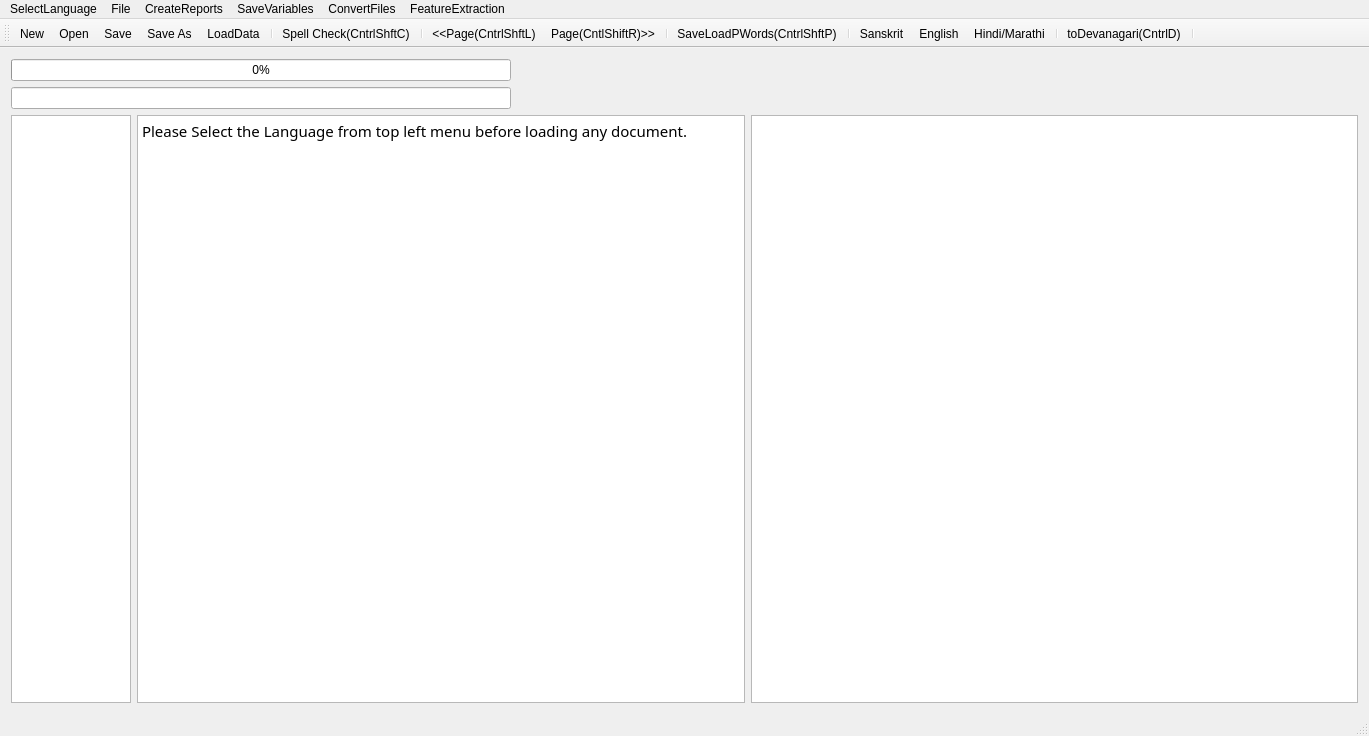
<?xml version="1.0" encoding="UTF-8"?>
<ui version="4.0">
 <class>MainWindow</class>
 <widget class="QMainWindow" name="MainWindow">
  <property name="geometry">
   <rect>
    <x>0</x>
    <y>0</y>
    <width>1369</width>
    <height>736</height>
   </rect>
  </property>
  <property name="mouseTracking">
   <bool>true</bool>
  </property>
  <property name="windowTitle">
   <string>MainWindow</string>
  </property>
  <widget class="QWidget" name="centralWidget">
   <layout class="QVBoxLayout" name="verticalLayout">
    <item>
     <widget class="QProgressBar" name="progressBar">
      <property name="maximumSize">
       <size>
        <width>500</width>
        <height>16777215</height>
       </size>
      </property>
      <property name="value">
       <number>0</number>
      </property>
      <property name="alignment">
       <set>Qt::AlignRight|Qt::AlignTrailing|Qt::AlignVCenter</set>
      </property>
     </widget>
    </item>
    <item>
     <widget class="QLineEdit" name="lineEdit">
      <property name="maximumSize">
       <size>
        <width>500</width>
        <height>16777215</height>
       </size>
      </property>
     </widget>
    </item>
    <item>
     <layout class="QHBoxLayout" name="horizontalLayout">
      <item>
       <widget class="QTextEdit" name="textEdit">
        <property name="maximumSize">
         <size>
          <width>120</width>
          <height>16777215</height>
         </size>
        </property>
        <property name="font">
         <font>
          <family>FreeSans</family>
          <italic>true</italic>
         </font>
        </property>
        <property name="sizeAdjustPolicy">
         <enum>QAbstractScrollArea::AdjustToContents</enum>
        </property>
        <property name="readOnly">
         <bool>true</bool>
        </property>
       </widget>
      </item>
      <item>
       <widget class="QTextBrowser" name="textBrowser">
        <property name="font">
         <font>
          <family>Shobhika</family>
          <pointsize>16</pointsize>
          <italic>false</italic>
         </font>
        </property>
        <property name="mouseTracking">
         <bool>true</bool>
        </property>
        <property name="sizeAdjustPolicy">
         <enum>QAbstractScrollArea::AdjustToContents</enum>
        </property>
        <property name="undoRedoEnabled">
         <bool>true</bool>
        </property>
        <property name="readOnly">
         <bool>false</bool>
        </property>
        <property name="html">
         <string>&lt;!DOCTYPE HTML PUBLIC &quot;-//W3C//DTD HTML 4.0//EN&quot; &quot;http://www.w3.org/TR/REC-html40/strict.dtd&quot;&gt;
&lt;html&gt;&lt;head&gt;&lt;meta name=&quot;qrichtext&quot; content=&quot;1&quot; /&gt;&lt;meta charset=&quot;utf-8&quot; /&gt;&lt;style type=&quot;text/css&quot;&gt;
p, li { white-space: pre-wrap; }
&lt;/style&gt;&lt;/head&gt;&lt;body style=&quot; font-family:'Shobhika'; font-size:16pt; font-weight:400; font-style:normal;&quot;&gt;
&lt;p style=&quot; margin-top:0px; margin-bottom:0px; margin-left:0px; margin-right:0px; -qt-block-indent:0; text-indent:0px;&quot;&gt;&lt;span style=&quot; font-family:'Ubuntu'; font-size:11pt;&quot;&gt;Please Select the Language from top left menu before loading any document.&lt;/span&gt;&lt;/p&gt;&lt;/body&gt;&lt;/html&gt;</string>
        </property>
        <property name="acceptRichText">
         <bool>true</bool>
        </property>
        <property name="textInteractionFlags">
         <set>Qt::LinksAccessibleByKeyboard|Qt::LinksAccessibleByMouse|Qt::TextBrowserInteraction|Qt::TextEditable|Qt::TextEditorInteraction|Qt::TextSelectableByKeyboard|Qt::TextSelectableByMouse</set>
        </property>
       </widget>
      </item>
      <item>
       <widget class="QGraphicsView" name="graphicsView">
        <property name="sizeAdjustPolicy">
         <enum>QAbstractScrollArea::AdjustIgnored</enum>
        </property>
        <property name="alignment">
         <set>Qt::AlignCenter</set>
        </property>
        <property name="dragMode">
         <enum>QGraphicsView::ScrollHandDrag</enum>
        </property>
        <property name="transformationAnchor">
         <enum>QGraphicsView::AnchorViewCenter</enum>
        </property>
        <property name="resizeAnchor">
         <enum>QGraphicsView::AnchorViewCenter</enum>
        </property>
       </widget>
      </item>
     </layout>
    </item>
   </layout>
   <zorder>lineEdit</zorder>
   <zorder>progressBar</zorder>
  </widget>
  <widget class="QMenuBar" name="menuBar">
   <property name="geometry">
    <rect>
     <x>0</x>
     <y>0</y>
     <width>1369</width>
     <height>26</height>
    </rect>
   </property>
   <widget class="QMenu" name="menuOCR_Correction_Window">
    <property name="title">
     <string>File</string>
    </property>
    <addaction name="actionNew"/>
    <addaction name="actionOpen"/>
    <addaction name="actionSave"/>
    <addaction name="actionSave_As"/>
    <addaction name="actionSpell_Check"/>
    <addaction name="actionLoad_Next_Page"/>
    <addaction name="actionLoad_Prev_Page"/>
    <addaction name="separator"/>
    <addaction name="actionLoadGDocPage"/>
    <addaction name="actionToDevanagari"/>
    <addaction name="actionLoadData"/>
    <addaction name="actionLoadDict"/>
    <addaction name="actionLoadOCRWords"/>
    <addaction name="actionLoadDomain"/>
    <addaction name="actionLoadSubPS"/>
    <addaction name="actionLoadConfusions"/>
    <addaction name="actionSugg"/>
    <addaction name="actionToSlp1"/>
   </widget>
   <widget class="QMenu" name="menuCreateReports">
    <property name="title">
     <string>CreateReports</string>
    </property>
    <addaction name="actionCreateBest2OCR"/>
    <addaction name="actionCreateSuggestionLog"/>
    <addaction name="actionCreateSuggestionLogNearestPriority"/>
    <addaction name="actionErrorDetectionRep"/>
    <addaction name="actionErrorDetectWithoutAdaptation"/>
    <addaction name="actionErrorDetectionRepUniq"/>
   </widget>
   <widget class="QMenu" name="menuSaveVariables">
    <property name="title">
     <string>SaveVariables</string>
    </property>
    <addaction name="actionCPair"/>
    <addaction name="actionPrimarySecOCRPair"/>
    <addaction name="actionCPairIEROcrVsCorrect"/>
    <addaction name="actionCPairGEROcrVsCorrect"/>
   </widget>
   <widget class="QMenu" name="menuConvertFiles">
    <property name="title">
     <string>ConvertFiles</string>
    </property>
    <addaction name="actionToSlp1_2"/>
    <addaction name="actionToDev"/>
    <addaction name="actionExtractDev"/>
    <addaction name="actionEditDistRep"/>
    <addaction name="actionConfusionFreqHist"/>
    <addaction name="actionFilterOutGT50EditDisPairs"/>
   </widget>
   <widget class="QMenu" name="menuFeatureExtraction">
    <property name="title">
     <string>FeatureExtraction</string>
    </property>
    <addaction name="actionPrepareFeatures"/>
   </widget>
   <widget class="QMenu" name="menuSelectLanguage">
    <property name="title">
     <string>SelectLanguage</string>
    </property>
    <addaction name="actionSanskrit"/>
    <addaction name="actionHindi"/>
    <addaction name="actionEnglish"/>
   </widget>
   <addaction name="menuSelectLanguage"/>
   <addaction name="menuOCR_Correction_Window"/>
   <addaction name="menuCreateReports"/>
   <addaction name="menuSaveVariables"/>
   <addaction name="menuConvertFiles"/>
   <addaction name="menuFeatureExtraction"/>
  </widget>
  <widget class="QToolBar" name="mainToolBar">
   <attribute name="toolBarArea">
    <enum>TopToolBarArea</enum>
   </attribute>
   <attribute name="toolBarBreak">
    <bool>false</bool>
   </attribute>
   <addaction name="actionNew"/>
   <addaction name="actionOpen"/>
   <addaction name="actionSave"/>
   <addaction name="actionSave_As"/>
   <addaction name="actionLoadData"/>
   <addaction name="separator"/>
   <addaction name="actionSpell_Check"/>
   <addaction name="separator"/>
   <addaction name="actionLoad_Prev_Page"/>
   <addaction name="actionLoad_Next_Page"/>
   <addaction name="separator"/>
   <addaction name="actionLoadGDocPage"/>
   <addaction name="separator"/>
   <addaction name="actionSanskrit"/>
   <addaction name="actionEnglish"/>
   <addaction name="actionHindi"/>
   <addaction name="separator"/>
   <addaction name="actionToDevanagari"/>
   <addaction name="separator"/>
  </widget>
  <widget class="QStatusBar" name="statusBar"/>
  <action name="actionOpen">
   <property name="icon">
    <iconset resource="AppResources.qrc">
     <normaloff>:/Images/open.png</normaloff>:/Images/open.png</iconset>
   </property>
   <property name="text">
    <string>Open</string>
   </property>
   <property name="shortcut">
    <string>Ctrl+O</string>
   </property>
  </action>
  <action name="actionSave">
   <property name="icon">
    <iconset resource="AppResources.qrc">
     <normaloff>:/Images/save.png</normaloff>:/Images/save.png</iconset>
   </property>
   <property name="text">
    <string>Save</string>
   </property>
   <property name="shortcut">
    <string>Ctrl+S</string>
   </property>
  </action>
  <action name="actionSave_As">
   <property name="icon">
    <iconset resource="AppResources.qrc">
     <normaloff>:/Images/save-as.png</normaloff>:/Images/save-as.png</iconset>
   </property>
   <property name="text">
    <string>Save As</string>
   </property>
   <property name="shortcut">
    <string>Ctrl+Shift+S</string>
   </property>
  </action>
  <action name="actionNew">
   <property name="icon">
    <iconset resource="AppResources.qrc">
     <normaloff>:/Images/New.png</normaloff>:/Images/New.png</iconset>
   </property>
   <property name="text">
    <string>New</string>
   </property>
   <property name="shortcut">
    <string>Ctrl+N</string>
   </property>
  </action>
  <action name="actionSpell_Check">
   <property name="text">
    <string>Spell Check(CntrlShftC)</string>
   </property>
   <property name="shortcut">
    <string>Ctrl+Shift+C</string>
   </property>
  </action>
  <action name="actionLoad_Next_Page">
   <property name="text">
    <string>Page(CntlShiftR)&gt;&gt;</string>
   </property>
   <property name="toolTip">
    <string>Page(CntlShiftR)&gt;&gt;</string>
   </property>
   <property name="shortcut">
    <string>Ctrl+Shift+R</string>
   </property>
  </action>
  <action name="actionLoad_Prev_Page">
   <property name="text">
    <string>&lt;&lt;Page(CntrlShftL)</string>
   </property>
   <property name="toolTip">
    <string>&lt;&lt;Page(CntrlShftL)</string>
   </property>
   <property name="shortcut">
    <string>Ctrl+Shift+L</string>
   </property>
  </action>
  <action name="actionLoadGDocPage">
   <property name="text">
    <string>Save&amp;LoadPWords(CntrlShftP)</string>
   </property>
   <property name="shortcut">
    <string>Ctrl+Shift+P</string>
   </property>
  </action>
  <action name="actionToDevanagari">
   <property name="text">
    <string>toDevanagari(CntrlD)</string>
   </property>
   <property name="shortcut">
    <string>Ctrl+D</string>
   </property>
  </action>
  <action name="actionLoadData">
   <property name="text">
    <string>LoadData</string>
   </property>
  </action>
  <action name="actionLoadDict">
   <property name="text">
    <string>LoadDict</string>
   </property>
  </action>
  <action name="actionLoadOCRWords">
   <property name="text">
    <string>LoadOCRWords</string>
   </property>
  </action>
  <action name="actionLoadDomain">
   <property name="text">
    <string>LoadDomain</string>
   </property>
  </action>
  <action name="actionLoadSubPS">
   <property name="text">
    <string>LoadSubPS</string>
   </property>
  </action>
  <action name="actionLoadConfusions">
   <property name="text">
    <string>LoadConfusions</string>
   </property>
  </action>
  <action name="actionSugg">
   <property name="text">
    <string>sugg</string>
   </property>
   <property name="shortcut">
    <string>Menu</string>
   </property>
  </action>
  <action name="actionCreateBest2OCR">
   <property name="text">
    <string>CreateBest2OCR</string>
   </property>
  </action>
  <action name="actionToSlp1">
   <property name="text">
    <string>toSlp1</string>
   </property>
   <property name="shortcut">
    <string>Ctrl+G</string>
   </property>
  </action>
  <action name="actionCreateSuggestionLog">
   <property name="text">
    <string>CreateSuggestionLog</string>
   </property>
  </action>
  <action name="actionCreateSuggestionLogNearestPriority">
   <property name="text">
    <string>CreateSuggestionLogNearestPriority</string>
   </property>
  </action>
  <action name="actionErrorDetectionRep">
   <property name="text">
    <string>ErrorDetectionRep</string>
   </property>
  </action>
  <action name="actionErrorDetectWithoutAdaptation">
   <property name="text">
    <string>ErrorDetectWithoutAdaptation</string>
   </property>
  </action>
  <action name="actionCPair">
   <property name="text">
    <string>CPair</string>
   </property>
  </action>
  <action name="actionToSlp1_2">
   <property name="text">
    <string>toSlp1</string>
   </property>
  </action>
  <action name="actionToDev">
   <property name="text">
    <string>toDev</string>
   </property>
  </action>
  <action name="actionExtractDev">
   <property name="text">
    <string>ExtractDevWords</string>
   </property>
   <property name="toolTip">
    <string>ExtractDevWords</string>
   </property>
  </action>
  <action name="actionPrimarySecOCRPair">
   <property name="text">
    <string>PrimarySecOCRPairs</string>
   </property>
  </action>
  <action name="actionCPairIEROcrVsCorrect">
   <property name="text">
    <string>CPairIEROcrVsCorrect</string>
   </property>
  </action>
  <action name="actionEditDistRep">
   <property name="text">
    <string>EditDistRep</string>
   </property>
  </action>
  <action name="actionConfusionFreqHist">
   <property name="text">
    <string>ConfusionFreqHist</string>
   </property>
  </action>
  <action name="actionCPairGEROcrVsCorrect">
   <property name="text">
    <string>CPairGEROcrVsCorrect</string>
   </property>
  </action>
  <action name="actionFilterOutGT50EditDisPairs">
   <property name="text">
    <string>FilterOutGT50EditDisPairs</string>
   </property>
  </action>
  <action name="actionPrepareFeatures">
   <property name="text">
    <string>PrepareFeatures</string>
   </property>
  </action>
  <action name="actionErrorDetectionRepUniq">
   <property name="text">
    <string>ErrorSuggRepUniq</string>
   </property>
  </action>
  <action name="actionSanskrit">
   <property name="text">
    <string>Sanskrit</string>
   </property>
  </action>
  <action name="actionHindi">
   <property name="text">
    <string>Hindi/Marathi</string>
   </property>
  </action>
  <action name="actionEnglish">
   <property name="text">
    <string>English</string>
   </property>
   <property name="toolTip">
    <string>English</string>
   </property>
  </action>
  <action name="actionBold">
   <property name="text">
    <string>Bold</string>
   </property>
  </action>
  <action name="actionUn_Bold">
   <property name="text">
    <string>Un-Bold</string>
   </property>
  </action>
 </widget>
 <layoutdefault spacing="6" margin="11"/>
 <tabstops>
  <tabstop>textBrowser</tabstop>
  <tabstop>graphicsView</tabstop>
 </tabstops>
 <resources>
  <include location="AppResources.qrc"/>
 </resources>
 <connections/>
</ui>
